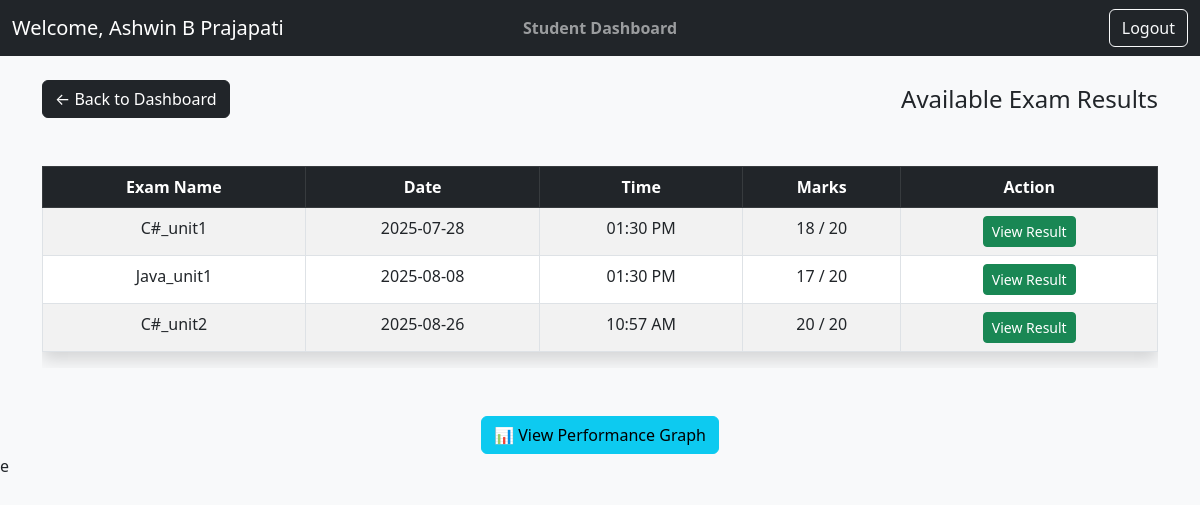
Page /MI/Student/available_results.php (signed in) on the committed database.
### tables this page shows
CREATE TABLE `available_results` (
  `result_id` int(11) NOT NULL,
  `username` varchar(100) NOT NULL,
  `exam_name` varchar(100) NOT NULL,
  `exam_datetime` datetime NOT NULL,
  `total_marks` int(11) NOT NULL,
  `obtained_marks` int(11) NOT NULL
);

### MI/Common/functions.php (called while the page is built)
<?php
function getUserFullname($conn, $username) {
    $stmt = $conn->prepare("SELECT fullname FROM users_details WHERE username = ?");
    $stmt->bind_param("s", $username);
    $stmt->execute();
    $result = $stmt->get_result();
    return ($row = $result->fetch_assoc()) ? $row['fullname'] : '';
}
?>

### MI/Student/available_results.php (the view, shortened to what this page needs)
<?php
include "../../includes/dbconnection.php";
$username = $_SESSION['username'];
$sql = "SELECT exam_name, exam_datetime, total_marks, obtained_marks
        FROM available_results
        WHERE username = '$username'";
$result = mysqli_query($conn, $sql);
?>
<!DOCTYPE html>
<html lang="en">
<head>
  <link href="https://cdn.jsdelivr.net/npm/bootstrap@5.3.0/dist/css/bootstrap.min.css" rel="stylesheet">
</head>
<body class="bg-light">
  <?php include("../Common/navbar.php"); ?>
  <div class="container mt-4">
  <div class="d-flex justify-content-between align-items-center mb-4">
      <a href="student_dash.php" class="btn btn-dark">&larr; Back to Dashboard</a>
      <h4 class="m-0">Available Exam Results</h4>
  </div>
  </div>
  <div class="container my-5">
    <div class="table-responsive">
      <table class="table table-bordered table-striped shadow">
        <thead class="table-dark text-center">
          <tr>
            <th>Exam Name</th>
            <th>Date</th>
            <th>Time</th>
            <th>Marks</th>
            <th>Action</th>
          </tr>
        </thead>
        <tbody class="text-center">
          <?php
          if (mysqli_num_rows($result) > 0) {
              while ($row = mysqli_fetch_assoc($result)) {
                  $exam_date = date("Y-m-d", strtotime($row['exam_datetime']));
                  $exam_time = date("h:i A", strtotime($row['exam_datetime']));
                  ?>
                  <tr>
                    <td><?php echo htmlspecialchars($row['exam_name']); ?></td>
                    <td><?php echo $exam_date; ?></td>
                    <td><?php echo $exam_time; ?></td>
                    <td><?php echo $row['obtained_marks'] . " / " . $row['total_marks']; ?></td>
                    <td>
                      <a class="btn btn-success btn-sm"
                         href="view-result.php?subject=<?php echo urlencode($row['exam_name']); ?>&marks=<?php echo $row['obtained_marks']; ?>&total=<?php echo $row['total_marks']; ?>&date=<?php echo $exam_date; ?>&time=<?php echo $exam_time; ?>">
                         View Result
                      </a>
                    </td>
                  </tr>
                  <?php
              }
          } else {
              echo "<tr><td colspan='5'>No results available.</td></tr>";
          }
          ?>
        </tbody>
      </table>
    </div>
  </div>
  <div class="text-center mt-4">
    <a href="view_performance.php" class="btn btn-info">📊 View Performance Graph</a>
  </div>e
</body>
</html>

### MI/Student/available_results.php (style rules this page uses)
body { background-color: #f8f9fa; }

### rows in the picture
available_results: exam_name "C#_unit1", exam_datetime "2025-07-28", exam_datetime "01:30 PM", obtained_marks "18", total_marks "20"
available_results: exam_name "Java_unit1", exam_datetime "2025-08-08", exam_datetime "01:30 PM", obtained_marks "17", total_marks "20"
available_results: exam_name "C#_unit2", exam_datetime "2025-08-26", exam_datetime "10:57 AM", obtained_marks "20", total_marks "20"

### other values in the picture
$_SESSION['fullname'] ?: 'User' "Ashwin B Prajapati"
$dashboardTitle "Student Dashboard"
